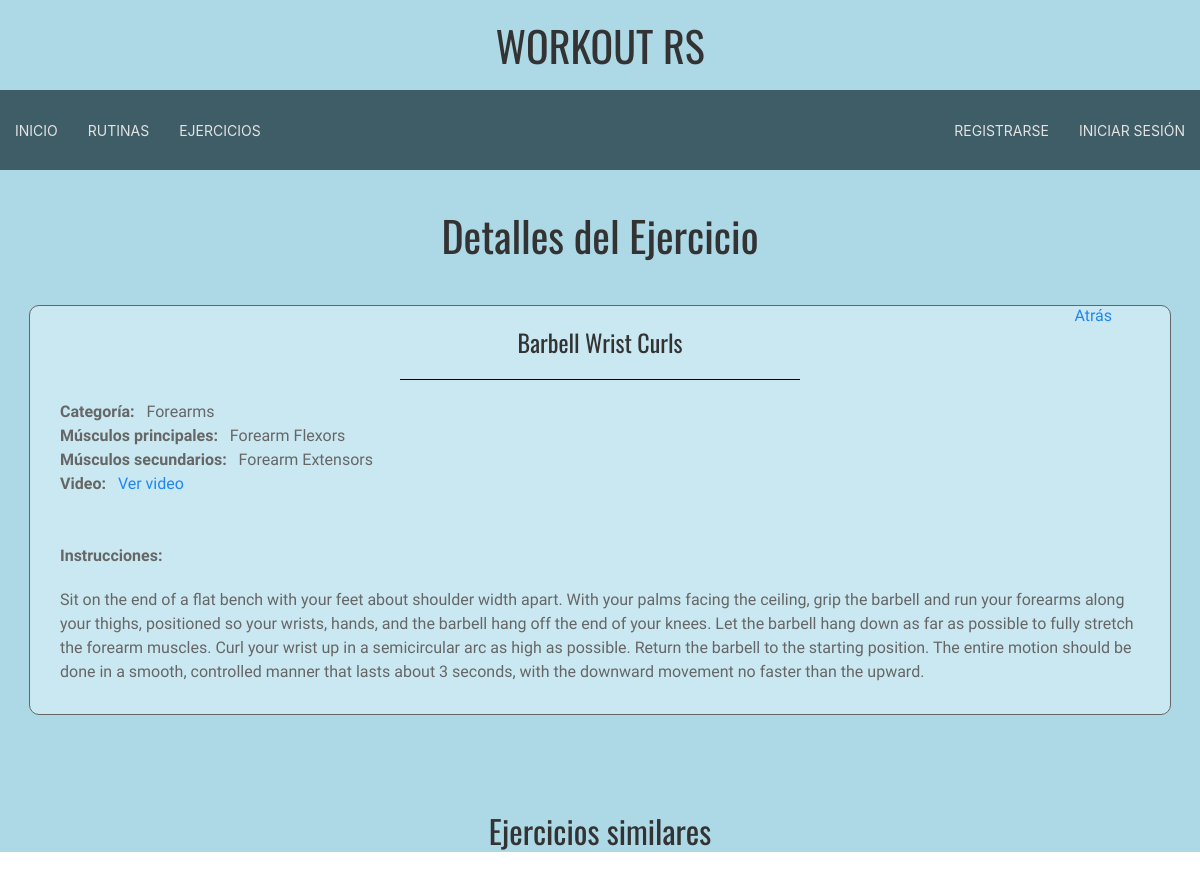
The page /ejercicio/9 on the database its author committed.
### main/models.py (models this page shows, shortened)
class Exercise(models.Model):
    exerciseName = models.TextField(verbose_name='Exercise name')
    exerciseCategory = models.CharField(max_length=200, verbose_name='Exercise Category', null=True)
    priMuscles = models.ManyToManyField(Muscle, related_name='primary', verbose_name='Primary Muscles')
    secMuscles = models.ManyToManyField(Muscle, related_name='secondary', verbose_name='Secondary Muscles')
    video = models.URLField(verbose_name='Video', null=True)
    instructions = models.TextField(verbose_name='Instructions', null=True)
    class Meta:
        ordering = ('exerciseName', )

class Muscle(models.Model):
    name = models.CharField(max_length=100, unique=True)
    def __str__(self):
        return self.name

### main/views.py (the view)
# urls.py: path('ejercicio/<int:id>', views.exercise_detail, name="detalles_ejercicio"),
def exercise_detail(request, id):
    ejercicio = get_object_or_404(Exercise, id=id)
    ejerciciosRec = []
    if ejercicio:
        ejerciciosRec = recommend_exercises(id)
        for ej in ejerciciosRec:
            ej['priMuscles'] = Muscle.objects.get(id=int(ej.get('priMuscles')))
            ej['secMuscles'] = Muscle.objects.get(id=int(ej.get('secMuscles')))
            ej['idExercise'] = ej.get('id')
    context = {
        'ejercicio': ejercicio,
        'ejercicios': ejerciciosRec,
        'STATIC_URL': settings.STATIC_URL,
    }
    return render(request, 'ejercicio.html', context)

### main/recommendations/recommendations.py (called while the page is built)
def calcular_similitud(items, id_item, campos, top_n=5):
    textos = [
        " ".join(str(item[campo]) for campo in campos if item.get(campo))
        for item in items
    ]
    vectorizer = CountVectorizer()
    X = vectorizer.fit_transform(textos)
    similitudes = cosine_similarity(X)
    idx_base = next(i for i, item in enumerate(items) if item["id"] == id_item)
    similares = sorted(
        enumerate(similitudes[idx_base]),
        key=lambda x: x[1],
        reverse=True
    )
    recomendaciones = [
        items[i] for i, sim in similares if i != idx_base
    ][:top_n]
    return recomendaciones

### main/views.py (called while the page is built)
def recommend_exercises(id):
    ejercicios = list(Exercise.objects.all().values(
        "id", "exerciseName", "exerciseCategory", "priMuscles", "secMuscles"
    ))
    recomendaciones = calcular_similitud(ejercicios, id, ["exerciseName", "exerciseCategory", "exerciseCategory", "priMuscles", "secMuscles"], 5)
    return recomendaciones

### main/templates/ejercicio.html (shortened to what this page needs)
{% extends 'master.html' %}
{% block titulo %} Detalles del Ejercicio {% endblock %}
{% block contenido %}
<br>
<div class="card mb-4 shadow-sm" style="justify-items: center; padding-bottom: 1px;">
    <div class="card-body" style="
        display: flex;
        justify-content: space-between;
        margin-bottom: 30px;
        background-color: #cae8f1;
        padding: 10px;
        width: 90%;
        flex-direction: column;
        padding-inline: 30px;
        border: 1px solid;
        border-radius: 10px;
    ">
        <div style="
        position: absolute;
        right: 11vh;
        top: 38vh;">
        <a href="javascript:history.back()">Atrás</a>
        </div>
        <div class="card-text" style="justify-items: center; padding-top: 10px;">
            <h3 class="card-title">{{ ejercicio.exerciseName }}</h3>
            <hr style="
                width: 50vh;
                border-top: 1px solid black;
            ">
        </div>
        <div class="info" style="
            display: flex;
            justify-content: space-between;
        ">
            <div style="
                align-self: center;
            ">
                <strong>Categoría: &nbsp;</strong> {{ ejercicio.exerciseCategory|default:"N/A" }}<br>
                <strong>Músculos principales: &nbsp;</strong> {{ ejercicio.priMuscles.all|join:", "|default:"N/A" }}<br>
                <strong>Músculos secundarios: &nbsp;</strong> {{ ejercicio.secMuscles.all|join:", "|default:"N/A" }}<br>
                <strong>Video: &nbsp;</strong> {% if ejercicio.video %}<a href="{{ ejercicio.video }}" target="_blank">Ver video</a>{% else %}N/A{% endif %}<br>
            </div>
        </div>
        <div class="info" style="
            display: flex;
            flex-direction: column;
            justify-content: center;
        ">
            <br><br>
            <strong>Instrucciones: &nbsp;</strong>
            <p>{{ ejercicio.instructions|default:"N/A" }}</p>
        </div>
    </div>
</div>
<div>
    <br>
    <h2 style="text-align: center">Ejercicios similares</h2>
</div>
{% endblock %}

### static/css/master.css (style rules this page uses)
h1, h2, h3, h4, h5, h6 { font-family: "Oswald", serif; font-optical-sizing: auto; font-weight: 400; font-style: normal; }
body, option, select, input { font-family: 'Exo 2', serif; }
hr { border-color: lightblue; }

### rows shown on the page
Exercise: exerciseName "Barbell Wrist Curls", exerciseCategory "Forearms", priMuscles.all "Forearm Flexors", secMuscles.all "Forearm Extensors", instructions "Sit on the end of a flat bench with your feet about shoulder width apart. With your palms facing the ceiling, grip the barbell and run your forearms along your thighs, positioned so your wrists, hands, and the barbell hang off the end of your knees. Let the barbell hang down as far as possible to fully stretch the forearm muscles. Curl your wrist up in a semicircular arc as high as possible. Return the barbell to the starting position. The entire motion should be done in a smooth, controlled manner that lasts about 3 seconds, with the downward movement no faster than the upward."
